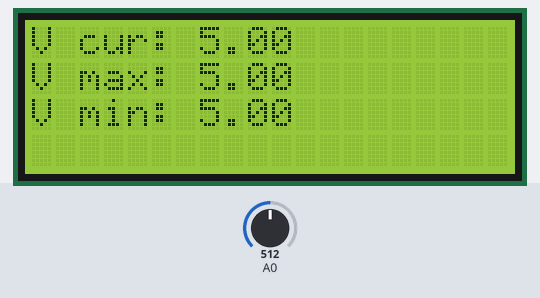
The sketch below on a simulated Arduino Uno, built with avr-gcc and run on an emulated ATmega328P. Parts: 20×4 character LCD. The inputs (shaded band) are chosen by the test bench; at power-on: A0 = 512.

Above: at 2.2 s.
2.3 s: A0 set to 716
At 4.3 s:
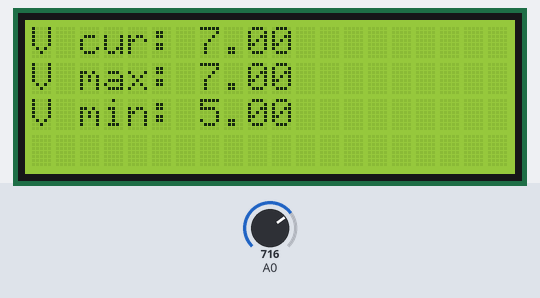
4.6 s: A0 set to 900
At 5.7 s:
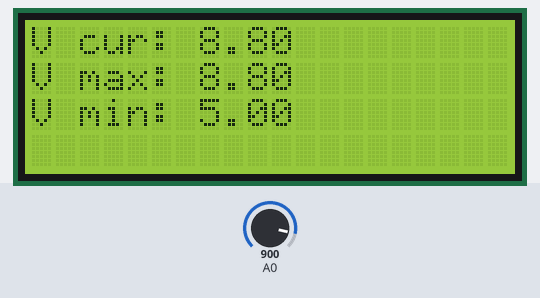
6.6 s: A0 set to 1023
At 8.3 s:
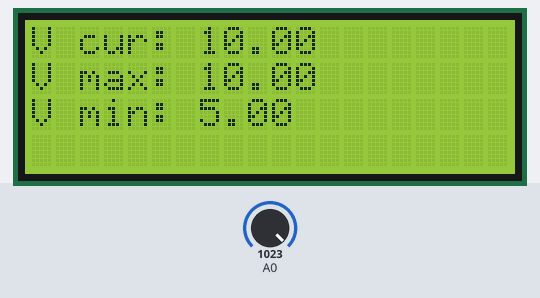
Timing chart, 0 to 9.8 s (numbered marks = the images above; inputs shaded):
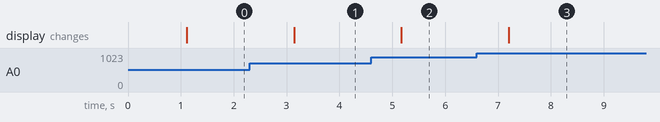

The sketch:

Solar.ino
```cpp
#include <Wire.h>
#include <LiquidCrystal_I2C.h>

LiquidCrystal_I2C lcd(0x3F, 2, 1, 0, 4, 5, 6, 7, 3, POSITIVE);

int batteryValue = 0;
float v = 0;
float maxV = 0;
float minV = 10;

void setup() {
    Serial.begin(9600);
    lcd.begin(20,4);
    lcd.setCursor(3, 1);
    lcd.print("Solarpanel 0.1");
    delay(1000);
    lcd.clear();
    lcd.setCursor(0,0);
    lcd.print("V cur:");
    lcd.setCursor(0,1);
    lcd.print("V max:");
    lcd.setCursor(0,2);
    lcd.print("V min:");
}

void loop() {
    batteryValue = analogRead(A0);
    v = (float(batteryValue)*5)/1023*2;
    if (v < minV){
      minV = v;
    }
    if (maxV < v){
      maxV = v;
    }
    lcd.setCursor(7,0);
    lcd.print(String(v));
    lcd.setCursor(7,1);
    lcd.print(String(maxV));
    lcd.setCursor(7,2);
    lcd.print(String(minV));
    delay(1000);
}
```

Measured:
- after the input at 2.3 s, the display: changes after 0.84 s (image 1)
- after the input at 4.6 s, the display: changes after 0.57 s (image 2)
- after the input at 6.6 s, the display: changes after 0.60 s (image 3)
